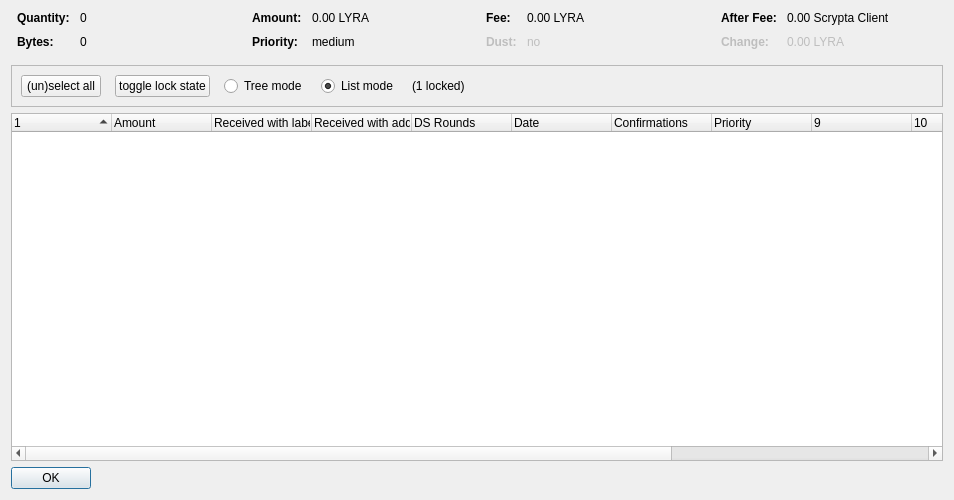
<?xml version="1.0" encoding="UTF-8"?>
<ui version="4.0">
 <class>CoinControlDialog</class>
 <widget class="QDialog" name="CoinControlDialog">
  <property name="geometry">
   <rect>
    <x>0</x>
    <y>0</y>
    <width>954</width>
    <height>500</height>
   </rect>
  </property>
  <property name="windowTitle">
   <string>Coin Selection</string>
  </property>
  <layout class="QVBoxLayout" name="verticalLayout">
   <item>
    <layout class="QHBoxLayout" name="horizontalLayoutTop" stretch="0,0,0,0">
     <property name="topMargin">
      <number>0</number>
     </property>
     <property name="bottomMargin">
      <number>10</number>
     </property>
     <item>
      <layout class="QFormLayout" name="formLayoutCoinControl1">
       <property name="horizontalSpacing">
        <number>10</number>
       </property>
       <property name="verticalSpacing">
        <number>10</number>
       </property>
       <property name="leftMargin">
        <number>6</number>
       </property>
       <property name="rightMargin">
        <number>6</number>
       </property>
       <item row="0" column="0">
        <widget class="QLabel" name="labelCoinControlQuantityText">
         <property name="font">
          <font>
           <weight>75</weight>
           <bold>true</bold>
          </font>
         </property>
         <property name="text">
          <string>Quantity:</string>
         </property>
        </widget>
       </item>
       <item row="0" column="1">
        <widget class="QLabel" name="labelCoinControlQuantity">
         <property name="cursor">
          <cursorShape>IBeamCursor</cursorShape>
         </property>
         <property name="contextMenuPolicy">
          <enum>Qt::ActionsContextMenu</enum>
         </property>
         <property name="text">
          <string notr="true">0</string>
         </property>
         <property name="textInteractionFlags">
          <set>Qt::LinksAccessibleByMouse|Qt::TextSelectableByKeyboard|Qt::TextSelectableByMouse</set>
         </property>
        </widget>
       </item>
       <item row="1" column="0">
        <widget class="QLabel" name="labelCoinControlBytesText">
         <property name="font">
          <font>
           <weight>75</weight>
           <bold>true</bold>
          </font>
         </property>
         <property name="text">
          <string>Bytes:</string>
         </property>
        </widget>
       </item>
       <item row="1" column="1">
        <widget class="QLabel" name="labelCoinControlBytes">
         <property name="cursor">
          <cursorShape>IBeamCursor</cursorShape>
         </property>
         <property name="contextMenuPolicy">
          <enum>Qt::ActionsContextMenu</enum>
         </property>
         <property name="text">
          <string notr="true">0</string>
         </property>
         <property name="textInteractionFlags">
          <set>Qt::LinksAccessibleByMouse|Qt::TextSelectableByKeyboard|Qt::TextSelectableByMouse</set>
         </property>
        </widget>
       </item>
      </layout>
     </item>
     <item>
      <layout class="QFormLayout" name="formLayoutCoinControl2">
       <property name="horizontalSpacing">
        <number>10</number>
       </property>
       <property name="verticalSpacing">
        <number>10</number>
       </property>
       <property name="leftMargin">
        <number>6</number>
       </property>
       <property name="rightMargin">
        <number>6</number>
       </property>
       <item row="0" column="0">
        <widget class="QLabel" name="labelCoinControlAmountText">
         <property name="font">
          <font>
           <weight>75</weight>
           <bold>true</bold>
          </font>
         </property>
         <property name="text">
          <string>Amount:</string>
         </property>
        </widget>
       </item>
       <item row="0" column="1">
        <widget class="QLabel" name="labelCoinControlAmount">
         <property name="cursor">
          <cursorShape>IBeamCursor</cursorShape>
         </property>
         <property name="contextMenuPolicy">
          <enum>Qt::ActionsContextMenu</enum>
         </property>
         <property name="text">
          <string notr="true">0.00 LYRA</string>
         </property>
         <property name="textInteractionFlags">
          <set>Qt::LinksAccessibleByMouse|Qt::TextSelectableByKeyboard|Qt::TextSelectableByMouse</set>
         </property>
        </widget>
       </item>
       <item row="1" column="0">
        <widget class="QLabel" name="labelCoinControlPriorityText">
         <property name="font">
          <font>
           <weight>75</weight>
           <bold>true</bold>
          </font>
         </property>
         <property name="text">
          <string>Priority:</string>
         </property>
        </widget>
       </item>
       <item row="1" column="1">
        <widget class="QLabel" name="labelCoinControlPriority">
         <property name="cursor">
          <cursorShape>IBeamCursor</cursorShape>
         </property>
         <property name="contextMenuPolicy">
          <enum>Qt::ActionsContextMenu</enum>
         </property>
         <property name="text">
          <string>medium</string>
         </property>
         <property name="textInteractionFlags">
          <set>Qt::LinksAccessibleByMouse|Qt::TextSelectableByKeyboard|Qt::TextSelectableByMouse</set>
         </property>
        </widget>
       </item>
      </layout>
     </item>
     <item>
      <layout class="QFormLayout" name="formLayoutCoinControl3">
       <property name="horizontalSpacing">
        <number>10</number>
       </property>
       <property name="verticalSpacing">
        <number>10</number>
       </property>
       <property name="leftMargin">
        <number>6</number>
       </property>
       <property name="rightMargin">
        <number>6</number>
       </property>
       <item row="0" column="0">
        <widget class="QLabel" name="labelCoinControlFeeText">
         <property name="font">
          <font>
           <weight>75</weight>
           <bold>true</bold>
          </font>
         </property>
         <property name="text">
          <string>Fee:</string>
         </property>
        </widget>
       </item>
       <item row="0" column="1">
        <widget class="QLabel" name="labelCoinControlFee">
         <property name="cursor">
          <cursorShape>IBeamCursor</cursorShape>
         </property>
         <property name="contextMenuPolicy">
          <enum>Qt::ActionsContextMenu</enum>
         </property>
         <property name="text">
          <string notr="true">0.00 LYRA</string>
         </property>
         <property name="textInteractionFlags">
          <set>Qt::LinksAccessibleByMouse|Qt::TextSelectableByKeyboard|Qt::TextSelectableByMouse</set>
         </property>
        </widget>
       </item>
       <item row="1" column="0">
        <widget class="QLabel" name="labelCoinControlLowOutputText">
         <property name="enabled">
          <bool>false</bool>
         </property>
         <property name="font">
          <font>
           <weight>75</weight>
           <bold>true</bold>
          </font>
         </property>
         <property name="text">
          <string>Dust:</string>
         </property>
        </widget>
       </item>
       <item row="1" column="1">
        <widget class="QLabel" name="labelCoinControlLowOutput">
         <property name="enabled">
          <bool>false</bool>
         </property>
         <property name="cursor">
          <cursorShape>IBeamCursor</cursorShape>
         </property>
         <property name="contextMenuPolicy">
          <enum>Qt::ActionsContextMenu</enum>
         </property>
         <property name="text">
          <string>no</string>
         </property>
         <property name="textInteractionFlags">
          <set>Qt::LinksAccessibleByMouse|Qt::TextSelectableByKeyboard|Qt::TextSelectableByMouse</set>
         </property>
        </widget>
       </item>
      </layout>
     </item>
     <item>
      <layout class="QFormLayout" name="formLayoutCoinControl4">
       <property name="horizontalSpacing">
        <number>10</number>
       </property>
       <property name="verticalSpacing">
        <number>10</number>
       </property>
       <property name="leftMargin">
        <number>6</number>
       </property>
       <property name="rightMargin">
        <number>6</number>
       </property>
       <item row="0" column="0">
        <widget class="QLabel" name="labelCoinControlAfterFeeText">
         <property name="font">
          <font>
           <weight>75</weight>
           <bold>true</bold>
          </font>
         </property>
         <property name="text">
          <string>After Fee:</string>
         </property>
        </widget>
       </item>
       <item row="0" column="1">
        <widget class="QLabel" name="labelCoinControlAfterFee">
         <property name="cursor">
          <cursorShape>IBeamCursor</cursorShape>
         </property>
         <property name="contextMenuPolicy">
          <enum>Qt::ActionsContextMenu</enum>
         </property>
         <property name="text">
          <string notr="true">0.00 Scrypta Client</string>
         </property>
         <property name="textInteractionFlags">
          <set>Qt::LinksAccessibleByMouse|Qt::TextSelectableByKeyboard|Qt::TextSelectableByMouse</set>
         </property>
        </widget>
       </item>
       <item row="1" column="0">
        <widget class="QLabel" name="labelCoinControlChangeText">
         <property name="enabled">
          <bool>false</bool>
         </property>
         <property name="font">
          <font>
           <weight>75</weight>
           <bold>true</bold>
          </font>
         </property>
         <property name="text">
          <string>Change:</string>
         </property>
        </widget>
       </item>
       <item row="1" column="1">
        <widget class="QLabel" name="labelCoinControlChange">
         <property name="enabled">
          <bool>false</bool>
         </property>
         <property name="cursor">
          <cursorShape>IBeamCursor</cursorShape>
         </property>
         <property name="contextMenuPolicy">
          <enum>Qt::ActionsContextMenu</enum>
         </property>
         <property name="text">
          <string notr="true">0.00 LYRA</string>
         </property>
         <property name="textInteractionFlags">
          <set>Qt::LinksAccessibleByMouse|Qt::TextSelectableByKeyboard|Qt::TextSelectableByMouse</set>
         </property>
        </widget>
       </item>
      </layout>
     </item>
    </layout>
   </item>
   <item>
    <widget class="QFrame" name="frame">
     <property name="minimumSize">
      <size>
       <width>0</width>
       <height>40</height>
      </size>
     </property>
     <property name="frameShape">
      <enum>QFrame::StyledPanel</enum>
     </property>
     <property name="frameShadow">
      <enum>QFrame::Sunken</enum>
     </property>
     <layout class="QHBoxLayout" name="horizontalLayout">
      <item>
       <layout class="QHBoxLayout" name="horizontalLayoutPanel" stretch="0,0,0,0,0,0">
        <property name="spacing">
         <number>14</number>
        </property>
        <item>
         <widget class="QPushButton" name="pushButtonSelectAll">
          <property name="sizePolicy">
           <sizepolicy hsizetype="Maximum" vsizetype="Fixed">
            <horstretch>0</horstretch>
            <verstretch>0</verstretch>
           </sizepolicy>
          </property>
          <property name="text">
           <string>(un)select all</string>
          </property>
          <property name="autoDefault">
           <bool>false</bool>
          </property>
         </widget>
        </item>
        <item>
         <widget class="QPushButton" name="pushButtonToggleLock">
          <property name="sizePolicy">
           <sizepolicy hsizetype="Maximum" vsizetype="Fixed">
            <horstretch>0</horstretch>
            <verstretch>0</verstretch>
           </sizepolicy>
          </property>
          <property name="text">
           <string>toggle lock state</string>
          </property>
          <property name="autoDefault">
           <bool>false</bool>
          </property>
         </widget>
        </item>
        <item>
         <widget class="QRadioButton" name="radioTreeMode">
          <property name="sizePolicy">
           <sizepolicy hsizetype="Maximum" vsizetype="Fixed">
            <horstretch>0</horstretch>
            <verstretch>0</verstretch>
           </sizepolicy>
          </property>
          <property name="text">
           <string>Tree mode</string>
          </property>
         </widget>
        </item>
        <item>
         <widget class="QRadioButton" name="radioListMode">
          <property name="sizePolicy">
           <sizepolicy hsizetype="Maximum" vsizetype="Fixed">
            <horstretch>0</horstretch>
            <verstretch>0</verstretch>
           </sizepolicy>
          </property>
          <property name="text">
           <string>List mode</string>
          </property>
          <property name="checked">
           <bool>true</bool>
          </property>
         </widget>
        </item>
        <item>
         <widget class="QLabel" name="labelLocked">
          <property name="text">
           <string>(1 locked)</string>
          </property>
         </widget>
        </item>
        <item>
         <spacer name="horizontalSpacer">
          <property name="orientation">
           <enum>Qt::Horizontal</enum>
          </property>
          <property name="sizeHint" stdset="0">
           <size>
            <width>40</width>
            <height>20</height>
           </size>
          </property>
         </spacer>
        </item>
       </layout>
      </item>
     </layout>
    </widget>
   </item>
   <item>
    <widget class="CoinControlTreeWidget" name="treeWidget">
     <property name="contextMenuPolicy">
      <enum>Qt::CustomContextMenu</enum>
     </property>
     <property name="sortingEnabled">
      <bool>false</bool>
     </property>
     <property name="columnCount">
      <number>13</number>
     </property>
     <attribute name="headerShowSortIndicator" stdset="0">
      <bool>true</bool>
     </attribute>
     <attribute name="headerStretchLastSection">
      <bool>false</bool>
     </attribute>
     <column>
      <property name="text">
       <string/>
      </property>
     </column>
     <column>
      <property name="text">
       <string>Amount</string>
      </property>
     </column>
     <column>
      <property name="text">
       <string>Received with label</string>
      </property>
     </column>
     <column>
      <property name="text">
       <string>Received with address</string>
      </property>
     </column>
     <column>
      <property name="text">
       <string>DS Rounds</string>
      </property>
     </column>
     <column>
      <property name="text">
       <string>Date</string>
      </property>
     </column>
     <column>
      <property name="text">
       <string>Confirmations</string>
      </property>
      <property name="toolTip">
       <string>Confirmed</string>
      </property>
     </column>
     <column>
      <property name="text">
       <string>Priority</string>
      </property>
     </column>
     <column>
      <property name="text">
       <string/>
      </property>
     </column>
     <column>
      <property name="text">
       <string/>
      </property>
     </column>
     <column>
      <property name="text">
       <string/>
      </property>
     </column>
     <column>
      <property name="text">
       <string/>
      </property>
     </column>
     <column>
      <property name="text">
       <string/>
      </property>
     </column>
    </widget>
   </item>
   <item>
    <widget class="QDialogButtonBox" name="buttonBox">
     <property name="sizePolicy">
      <sizepolicy hsizetype="Maximum" vsizetype="Fixed">
       <horstretch>0</horstretch>
       <verstretch>0</verstretch>
      </sizepolicy>
     </property>
     <property name="orientation">
      <enum>Qt::Horizontal</enum>
     </property>
     <property name="standardButtons">
      <set>QDialogButtonBox::Ok</set>
     </property>
    </widget>
   </item>
  </layout>
 </widget>
 <customwidgets>
  <customwidget>
   <class>CoinControlTreeWidget</class>
   <extends>QTreeWidget</extends>
   <header>coincontroltreewidget.h</header>
  </customwidget>
 </customwidgets>
 <resources/>
 <connections/>
</ui>
